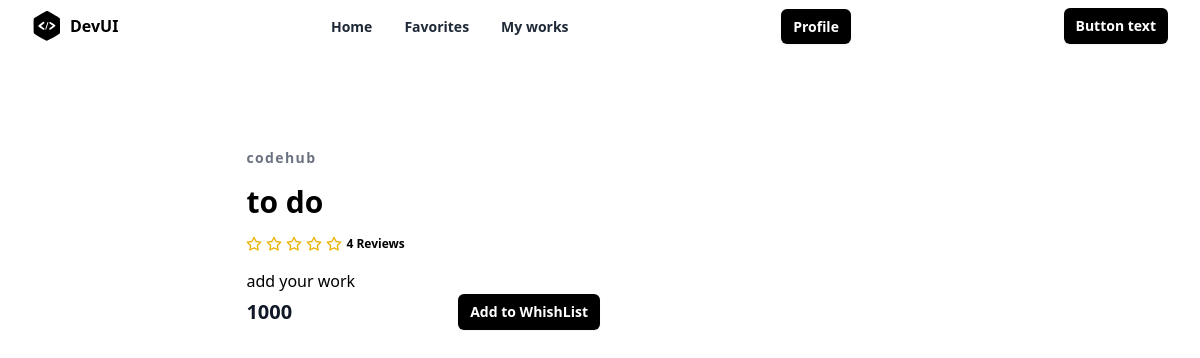
/project/1/, run on the app's committed database.
### store/models.py (models this page shows, shortened)
class Project(models.Model):
    title=models.CharField(max_length=200)
    description=models.TextField()
    tag_objects=models.ManyToManyField(Tag)
    owner=models.ForeignKey(User,on_delete=models.CASCADE,related_name="projects")
    thumbnail=EmbedVideoField()
    price=models.PositiveIntegerField()
    files=models.FileField(upload_to="projects",null=True)
    created_date=models.DateTimeField(auto_now_add=True)
    updated_date=models.DateTimeField(auto_now=True)
    is_active=models.BooleanField(default=True)

### store/views.py (the view)
# urls.py: path('project/<int:pk>/', views.ProjectDetailView.as_view(),name="project-detail"),
class ProjectDetailView(DetailView):
   template_name="store/project_detail.html"
   context_object_name="project"
   model=Project

### store/templates/store/project_detail.html (shortened to what this page needs)
{%extends "store/base.html"%}
{%load embed_video_tags%}
{%block main_block%}
<section class="overflow-hidden">
    <div class="mx-auto max-w-5xl px-5 py-24">
      <div class="mx-auto flex flex-wrap items-center lg:w-4/5">
        <div class="mt-6 w-full lg:mt-0 lg:w-1/2 lg:pl-10">
          <h2 class="text-sm font-semibold tracking-widest text-gray-500">
            codehub
          </h2>
          <h1 class="my-4 text-3xl font-semibold text-black">{{project.title}}</h1>
          <div class="my-4 flex items-center">
            <span class="flex items-center space-x-1">
              <span class="ml-3 inline-block text-xs font-semibold">
                4 Reviews
              </span>
            </span>
          </div>
          <p class="leading-relaxed">
            {{project.description}}
          </p>
          <div class="flex items-center justify-between">
            <span class="title-font text-xl font-bold text-gray-900">
              {{project.price}}
            </span>
            <a
              href="{%url 'add-wishlistitem' project.id%}"
              type="button"
              class="rounded-md bg-black px-3 py-2 text-sm font-semibold text-white shadow-sm hover:bg-black/80 focus-visible:outline focus-visible:outline-2 focus-visible:outline-offset-2 focus-visible:outline-black"
            >
              Add to WhishList
            </a>
          </div>
        </div>
      </div>
    </div>
  </section>
{%endblock%}

### data on the page
Project: title "to do", description "add your work", price "1000"
